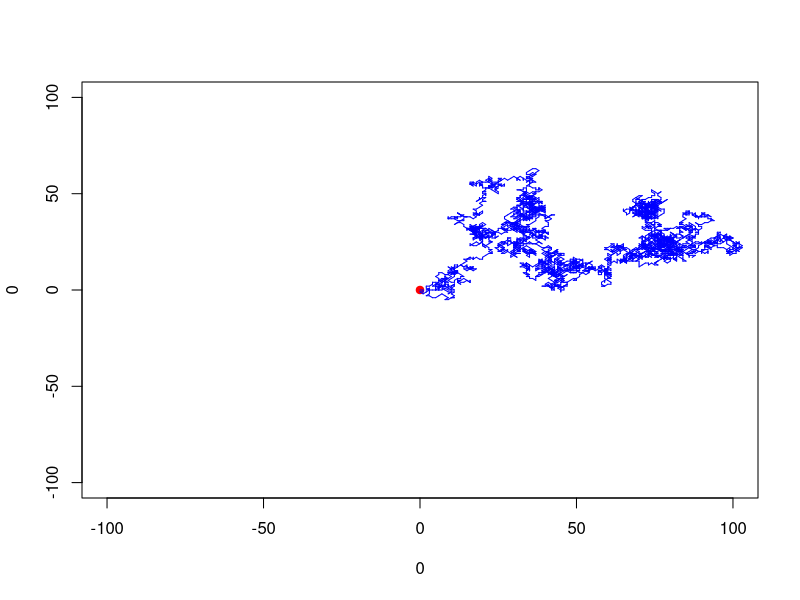

R code for this plot:
## ---- chunk 1
library(ggplot2)
## ---- chunk 2
options <- list(
    c(0, 0),
    c(1, 0),
    c(0, 1),
    c(-1, 0),
    c(0, -1),
    c(1, 1),
    c(-1, -1),
    c(-1, 1),
    c(1, -1)
)

simulate_random_walk <- function(k, n) {
    i <- 0
    state <- k
    counter <- 0

    plot(0, 0, xlim = c(-100, 100), ylim = c(-100, 100), col = "red", pch = 19)

    for (i in 1:n) {
        i <- i + 1



        move <- sample(options, 1)[[1]]
        state_old <- state
        state <- state + move
        lines(c(state[1], state_old[1]), c(state[2], state_old[2]), col = "blue")

        if (state[1] == 0 & state[2] == 0) {
            counter <- counter + 1
        }
    }
    print(counter)
}
## ---- chunk 3
k <- c(0, 0)
n <- 5000

simulate_random_walk(k, n)
